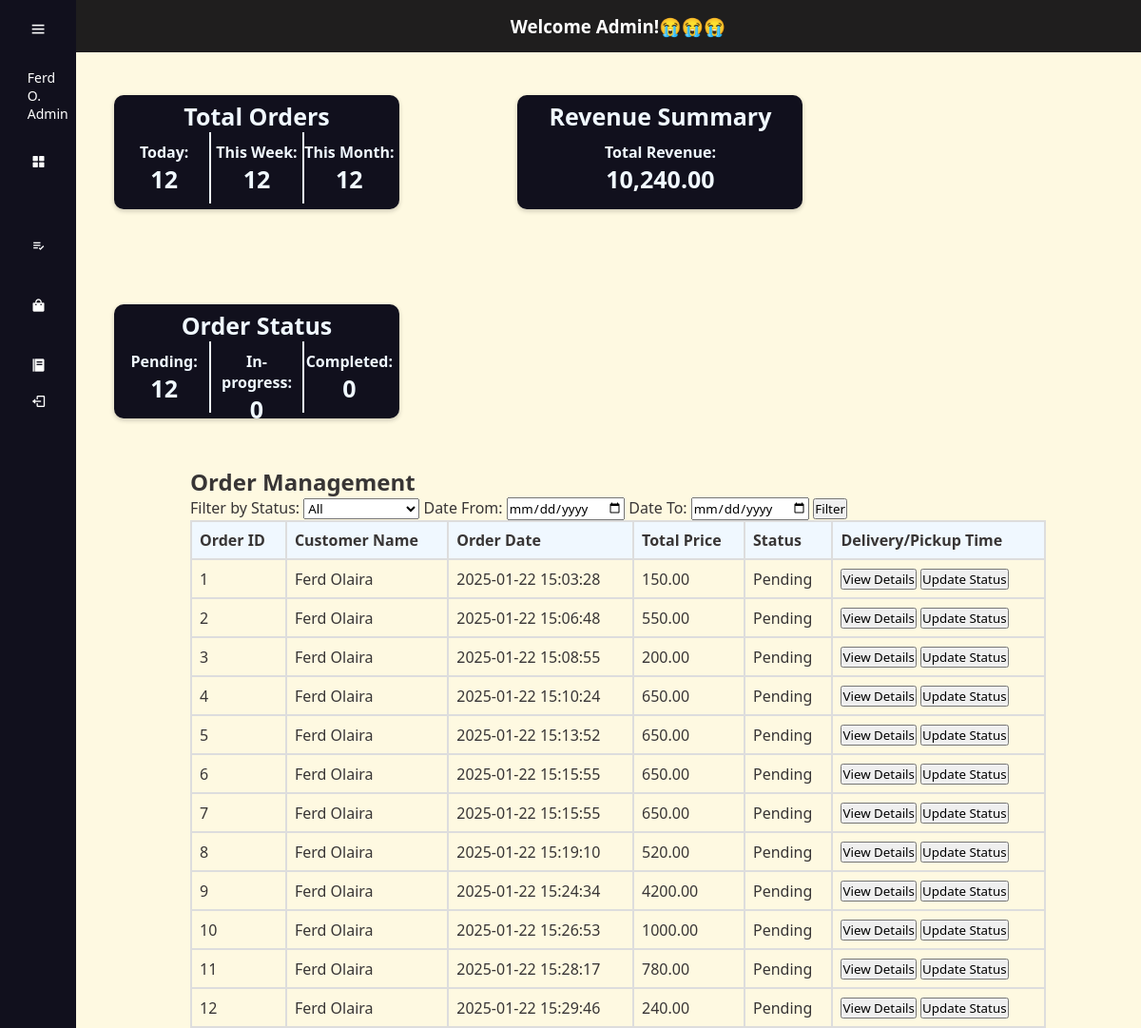
Screenshot of /SAAD/admindash.php with the database file from the repository.
### tables this page shows
CREATE TABLE `orders` (
  `order_id` int(11) NOT NULL,
  `user_id` int(11) NOT NULL,
  `order_date` datetime DEFAULT current_timestamp(),
  `preparation_date` date DEFAULT NULL,
  `total_price` decimal(10,2) DEFAULT NULL,
  `status` varchar(20) DEFAULT 'pending'
);

CREATE TABLE `userinfo` (
  `user_id` int(10) NOT NULL,
  `Fname` varchar(20) NOT NULL,
  `Lname` varchar(20) NOT NULL,
  `Email` varchar(20) NOT NULL,
  `Password` varchar(8) NOT NULL,
  `Phone_No` int(20) NOT NULL,
  `Address` varchar(100) NOT NULL
);

### SAAD/admindash.php (the view, shortened to what this page needs)
<?php
include('connection.php');
    $daily_orders_query = "SELECT COUNT(*) AS total_orders FROM orders WHERE DATE(order_date) = CURDATE()";
    $daily_orders_result = $conn->query($daily_orders_query);
    $daily_orders = $daily_orders_result->fetch_assoc()['total_orders'];
    $weekly_orders_query = "SELECT COUNT(*) AS total_orders FROM orders WHERE order_date >= DATE(NOW() - INTERVAL 7 DAY)";
    $weekly_orders_result = $conn->query($weekly_orders_query);
    $weekly_orders = $weekly_orders_result->fetch_assoc()['total_orders'];
    $monthly_orders_query = "SELECT COUNT(*) AS total_orders FROM orders WHERE order_date >= DATE(NOW() - INTERVAL 1 MONTH)";
    $monthly_orders_result = $conn->query($monthly_orders_query);
    $monthly_orders = $monthly_orders_result->fetch_assoc()['total_orders'];
    $total_revenue_query = "SELECT SUM(total_price) AS total_revenue FROM orders";
    $total_revenue_result = $conn->query($total_revenue_query);
    $total_revenue = $total_revenue_result->fetch_assoc()['total_revenue'];
    $pending_orders_query = "SELECT COUNT(*) AS order_count FROM orders WHERE status = 'Pending'";
    $pending_orders_result = $conn->query($pending_orders_query);
    $pending_orders = $pending_orders_result->fetch_assoc()['order_count'];
    $progress_orders_query = "SELECT COUNT(*) AS order_count FROM orders WHERE status = 'In-progress'";
    $progress_orders_result = $conn->query($progress_orders_query);
    $progress_orders = $progress_orders_result->fetch_assoc()['order_count'];
    $completed_orders_query = "SELECT COUNT(*) AS order_count FROM orders WHERE status = 'Completed'";
    $completed_orders_result = $conn->query($completed_orders_query);
    $completed_orders = $completed_orders_result->fetch_assoc()['order_count'];
$orders_query = "SELECT o.order_id, o.order_date, o.total_price, o.status, fname, lname FROM orders o JOIN userinfo u ON o.user_id = u.user_id";
$where_clause = "";
$orders_query .= $where_clause;
$orders_result = $conn->query($orders_query);
?>
<!DOCTYPE html>
<html lang="en">
<head>
    <link rel="stylesheet" type="text/css" href="css/admindash.css">
    <link href='https://unpkg.com/boxicons@2.1.4/css/boxicons.min.css' rel='stylesheet'>
</head>
<body>
    <div class="sidebar">
        <div class="top">
            <i class="bx bx-menu" id="btn"></i>
        </div>
        <div class="user">
            <div>
                <p class="bold">Ferd O.</p>
                <p>Admin</p>
            </div>
        </div>
        <ul>
            <li>
                <a href="admindash.php">
                    <i class="bx bxs-grid-alt"></i>
                </a>
            </li>
            <li>
                <a href="order_management.php">
                    <i class="bx bx-list-check"></i>
                </a>
            </li>
            <li>
                <a href="menu_management.php">
                    <i class="bx bxs-shopping-bag"></i>
                </a>
            </li>
            <li>
                <a href="#">
                    <i class="bx bxs-food-menu"></i>
                </a>
            </li>
            <li>
                <a href="#">
                    <i class="bx bx-log-out"></i>
                </a>
            </li>
        </ul>
    </div>
    <h3 class="head-t">Welcome Admin!😭😭😭</h3>
    <div class="stock-info">
    <div class="stock">
      <h3>Total Orders</h3>
    </div>
      <ul>
        <li>
          <span>Today:</span>
          <br>
          <span class="stock-number"><?php echo $daily_orders; ?></span>
        </li>
        <li>
          <span>This Week:</span>
          <br>
          <span class="stock-number"><?php echo $weekly_orders; ?></span>
        </li>
        <li>
          <span>This Month:</span>
          <br>
          <span class="stock-number"><?php echo $monthly_orders; ?></span>
        </li>
      </ul>
    </div>
    <div class="stock-info">
    <div class="stock">
      <h3>Revenue Summary</h3>
    </div>
      <ul>
        <li>
          <span>Total Revenue:</span>
          <br>
          <span class="stock-number"><?php echo number_format($total_revenue, 2); ?></span>
        </li>
      </ul>
    </div>
    <div class="stock-info">
    <div class="stock">
        <h3>Order Status</h3>
    </div>
    <ul>
        <li>
        <span>Pending:</span>
        <br>
        <span class="stock-number"><?php echo $pending_orders; ?></span>
        </li>
        <li>
        <span>In-progress:</span>
        <br>
        <span class="stock-number"><?php echo $progress_orders; ?></span>
        </li>
        <li>
        <span>Completed:</span>
        <br>
        <span class="stock-number"><?php echo $completed_orders; ?></span>
        </li>
    </ul>
</div>
    <div class="order-management">
        <h2>Order Management</h2>
        <form>
            <label for="status">Filter by Status:</label>
            <select name="status">
                <option value="">All</option>
            </select>
            <label for="date_from">Date From:</label>
            <input type="date" name="date_from">
            <label for="date_to">Date To:</label>
            <input type="date" name="date_to">
            <button type="submit">Filter</button>
        </form>
        <table>
            <thead>
                <tr>
                    <th>Order ID</th>
                    <th>Customer Name</th>
                    <th>Order Date</th>
                    <th>Total Price</th>
                    <th>Status</th>
                    <th>Delivery/Pickup Time</th>
                </tr>
            </thead>
            <tbody>
                <?php
                if ($orders_result->num_rows > 0) {
                    while ($row = $orders_result->fetch_assoc()) {
                        echo "<tr>";
                        echo "<td>" . $row['order_id'] . "</td>";
                        echo "<td>" . $row['fname'] . " " . $row['lname'] . "</td>";
                        echo "<td>" . $row['order_date'] . "</td>";
                        echo "<td>" . $row['total_price'] . "</td>";
                        echo "<td>" . $row['status'] . "</td>";
                        echo "<td>
                                <button>View Details</button>
                                <button>Update Status</button>
                            </td>";
                        echo "</tr>";
                    }
                } else {
                    echo "<tr><td colspan='7'>No orders found.</td></tr>";
                }
                ?>
            </tbody>
        </table>
    </div>
</body>
</html>

### SAAD/css/admindash.css (style rules this page uses)
* { margin: 0; padding: 0; box-sizing: border-box; font-family: 'Segoe UI', Tahoma, Geneva, Verdana, sans-serif; }
p { font-size: 14px; }
.head-t { position: fixed; background-color: #1f1e1e; color:rgb(255, 255, 255); width: 95%; text-align: center; padding: 15px 0px 15px 0px; top: 0; z-index: 1; left: 0; right: 0; margin-left: 80px; }
body { width: 100%; height: auto; color:rgb(56, 53, 53); background-color: #FEF9E1; font-family: sans-serif; }
.sidebar { position: fixed; top: 0; left: 0; height: 100%; width: 80px; background: #11101d; padding: 0.4rem 0.8rem; transition: all 0.5s ease; z-index: 2; }
.sidebar #btn { position: absolute; color: white; top: .4rem; left: 50%; font-size: 1.2rem; line-height: 50px; transform: translateX(-50%); cursor: pointer; }
.sidebar p { opacity: 0; }
.sidebar ul li { position: relative; list-style-type: none; height: 50px; width: 90%; margin: 0.8rem auto; line-height: 50px; }
.sidebar ul li a { color: white; display: flex; align-items: center; text-decoration: none; border-radius: 0.8rem; }
.sidebar ul li a i { min-width: 50px; text-align: center; height: 50px; border-radius: 12px; line-height: 50px; }
.user { display: flex; align-items: center; margin: 1rem 0; }
.user p { color: white; opacity: 1; margin-left: 1rem; }
.stock h3 { font-size: 25px; text-align: center; color: #f0f8ff; }
.stock-info { display: inline-block; margin-top: 100px; margin-left: 120px; background-color: #11101d; padding: 5px; border-radius: 10px; box-shadow: 0px 2px 5px rgba(0, 0, 0, 0.2); width: 25%; }
.stock-info ul { list-style: none; padding: 0; display: flex; flex-wrap: wrap; justify-content: space-evenly; }
.stock-info li { text-align: center; flex: 1; margin-bottom: 1px; color: #f0f8ff; font-weight: bold; }
.stock-info ul li { border-right: 2px solid #f0f8ff; text-align: center; padding: 10px 0; height: 75px; }
.stock-info ul li:last-child { border-right: none; }
.stock-info .stock-number { font-weight: bold; font-size: 25px; color: #f0f8ff; }
.order-management { margin-top: 50px; margin-left: 200px; }
.order-management table { border-collapse: collapse; width: 90%; }
.order-management th, td { border: 2px solid #ddd; padding: 8px; text-align: left; }
.order-management th { background-color: #f0f8ff; }

### rows the page displays
orders: order_id "1", user.Fname "Ferd", user.Lname "Olaira", order_date "2025-01-22 15:03:28", total_price "150.00", status "Pending"
orders: order_id "2", user.Fname "Ferd", user.Lname "Olaira", order_date "2025-01-22 15:06:48", total_price "550.00", status "Pending"
orders: order_id "3", user.Fname "Ferd", user.Lname "Olaira", order_date "2025-01-22 15:08:55", total_price "200.00", status "Pending"
orders: order_id "4", user.Fname "Ferd", user.Lname "Olaira", order_date "2025-01-22 15:10:24", total_price "650.00", status "Pending"
orders: order_id "5", user.Fname "Ferd", user.Lname "Olaira", order_date "2025-01-22 15:13:52", total_price "650.00", status "Pending"
orders: order_id "6", user.Fname "Ferd", user.Lname "Olaira", order_date "2025-01-22 15:15:55", total_price "650.00", status "Pending"
orders: order_id "7", user.Fname "Ferd", user.Lname "Olaira", order_date "2025-01-22 15:15:55", total_price "650.00", status "Pending"
orders: order_id "8", user.Fname "Ferd", user.Lname "Olaira", order_date "2025-01-22 15:19:10", total_price "520.00", status "Pending"
orders: order_id "9", user.Fname "Ferd", user.Lname "Olaira", order_date "2025-01-22 15:24:34", total_price "4200.00", status "Pending"
orders: order_id "10", user.Fname "Ferd", user.Lname "Olaira", order_date "2025-01-22 15:26:53", total_price "1000.00", status "Pending"
orders: order_id "11", user.Fname "Ferd", user.Lname "Olaira", order_date "2025-01-22 15:28:17", total_price "780.00", status "Pending"
orders: order_id "12", user.Fname "Ferd", user.Lname "Olaira", order_date "2025-01-22 15:29:46", total_price "240.00", status "Pending"

### other values shown
$daily_orders "12"
$weekly_orders "12"
$monthly_orders "12"
$total_revenue "10,240.00"
$pending_orders "12"
$progress_orders "0"
$completed_orders "0"
